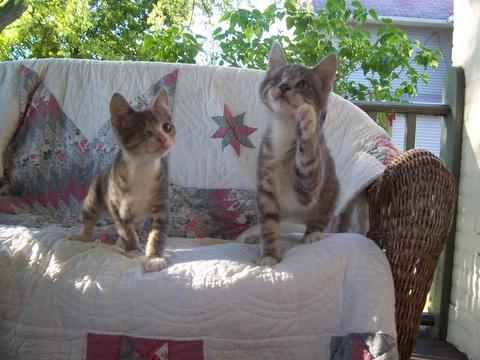
#> input picture part3/data/train/cat/10023.jpg, 480 x 360 px, found by its file name; its folder holds 4 pictures in this run
$ python 'EE542 Lab 7 Part 2.py'
#> lines starting #> are read from the running program, lines starting #| are printed output that depends on the picture; pictures that were not available may be replaced by others from this repository, and a replacement may not be noted
import numpy as np
import os
from PIL import Image
import matplotlib.pyplot as plt
import time

def load_data(data_dir):
#> called with data_dir = 'data/train'
    X, y = [], []
    for label, folder in enumerate(['cat', 'dog']):
        path = os.path.join(data_dir, folder)
        for file in os.listdir(path):
            img = Image.open(os.path.join(path, file)).convert('RGB').resize((64, 64))
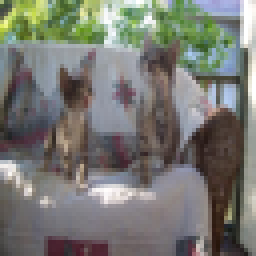
#> img: PIL image 64x64 RGB (shown 4 times larger); mean R, G, B 120.1, 120.8, 114.5
            X.append(np.array(img) / 255.0)
            y.append(label)
    return np.array(X), np.array(y)

X, y = load_data('data/train')
split = int(0.8 * len(X))
X_train, X_test = X[:split], X[split:]
y_train, y_test = y[:split], y[split:]

def relu(x):
    return np.maximum(0, x)
def relu_derivative(x):
    return (x > 0).astype(float)
def mse_loss(y_true, y_pred):
    return np.mean((y_true - y_pred) ** 2)
def mse_grad(y_true, y_pred):
    return 2 * (y_pred - y_true) / y_true.size
def conv2d(img, kernel):
    h, w, c = img.shape
    kh, kw, kc = kernel.shape
    out = np.zeros((h - kh + 1, w - kw + 1))
    for i in range(out.shape[0]):
        for j in range(out.shape[1]):
            region = img[i:i+kh, j:j+kw, :]
            out[i, j] = np.sum(region * kernel)
    return out
def maxpool(img, size=2):
    h, w = img.shape
    new_h, new_w = h // size, w // size
    pooled = np.zeros((new_h, new_w))
    for i in range(new_h):
        for j in range(new_w):
            pooled[i, j] = np.max(img[i*size:(i+1)*size, j*size:(j+1)*size])
    return pooled
def forward(img):
    global conv_filter, W_fc, b_fc
    conv_out = conv2d(img, conv_filter)
    relu_out = relu(conv_out)
    pooled = maxpool(relu_out)
    flat = pooled.flatten()
    fc_out = relu(np.dot(flat, W_fc) + b_fc)
    return fc_out, flat, pooled, relu_out

conv_filter = np.random.randn(3, 3, 3) * 0.1
W_fc = np.random.randn(961, 1) * 0.01
b_fc = np.zeros((1,))

lr = 0.001
epochs = 10
startTime = time.time()
for epoch in range(epochs):
    total_loss = 0
    for i in range(len(X_train)):
        img = X_train[i]
        label = np.array([y_train[i]])

    y_pred, flat, pooled, relu_out = forward(img)
    loss = mse_loss(label, y_pred)
    total_loss += loss

    grad_y = mse_grad(label, y_pred) * relu_derivative(y_pred)
    grad_W = np.outer(flat, grad_y)
    grad_b = grad_y

    W_fc -= lr * grad_W
    b_fc -= lr * grad_b
    print(f"Epoch {epoch+1}/{epochs} | Loss: {total_loss/len(X_train):.4f}")
#> this loop made 10 passes
#> pass 1, in forward, `conv_out = conv2d(img, conv_filter)`:
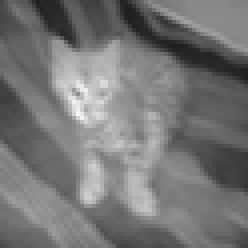
#> conv_out: shape (62, 62) float64 (shown 4 times larger); min 0.116, max 0.974, mean 0.463
#> pass 1, in forward, `pooled = maxpool(relu_out)`:
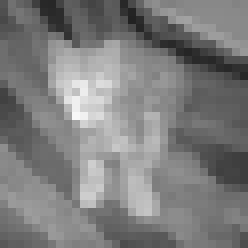
#> pooled: shape (31, 31) float64 (shown 8 times larger); min 0.137, max 0.974, mean 0.491
#> after the loop:
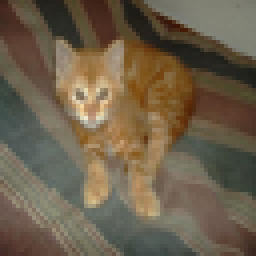
#> img: shape (64, 64, 3) float64 (shown 4 times larger); mean of channels 0, 1, 2 0.428, 0.375, 0.296; drawn as R, G, B
print(f"Time: {time.time() - startTime:.4f}")

startTime = time.time()
correct = 0
for i in range(len(X_test)):
    y_pred, _, _, _ = forward(X_test[i])
    prediction = int(y_pred > 0.5)
    if prediction == y_test[i]:
        correct += 1
#> this loop made 1 pass
#> pass 1, in forward (call 11), `conv_out = conv2d(img, conv_filter)`:
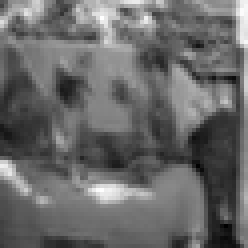
#> conv_out: shape (62, 62) float64 (shown 4 times larger); min 0.0928, max 1.07, mean 0.498; drawn with min black and max white
#> pass 1, in forward (call 11), `pooled = maxpool(relu_out)`:
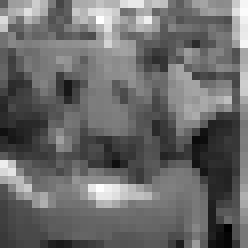
#> pooled: shape (31, 31) float64 (shown 8 times larger); min 0.159, max 1.07, mean 0.543; drawn with min black and max white
accuracy = correct / len(X_test)
print(f"Test Accuracy: {accuracy*100:.2f}% | Time: {time.time() - startTime:.4f}")
